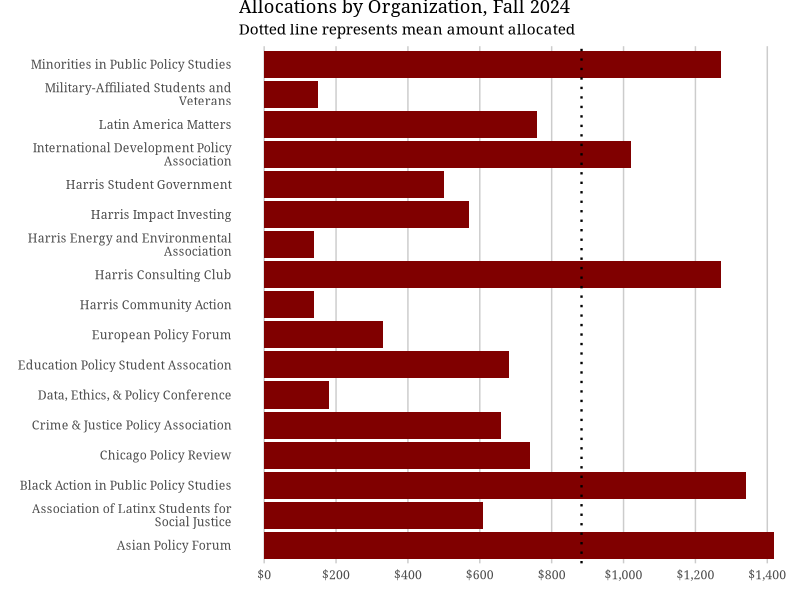
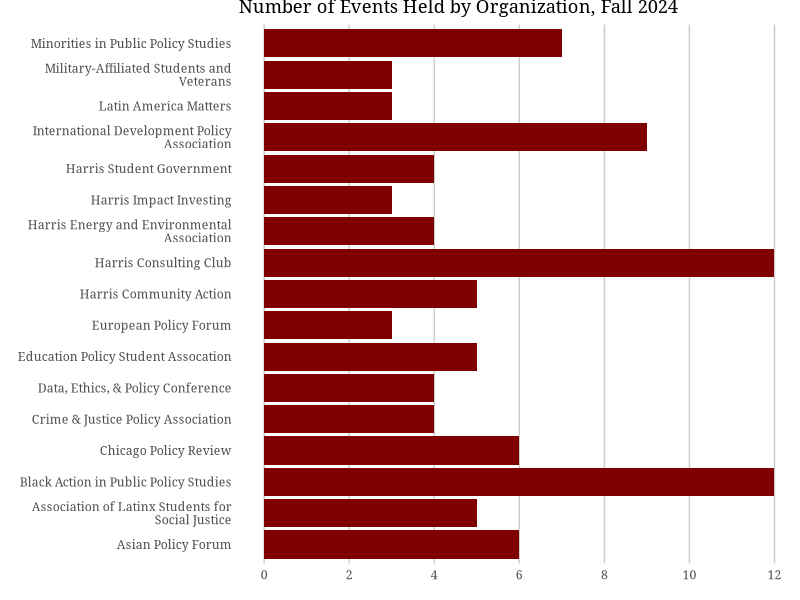
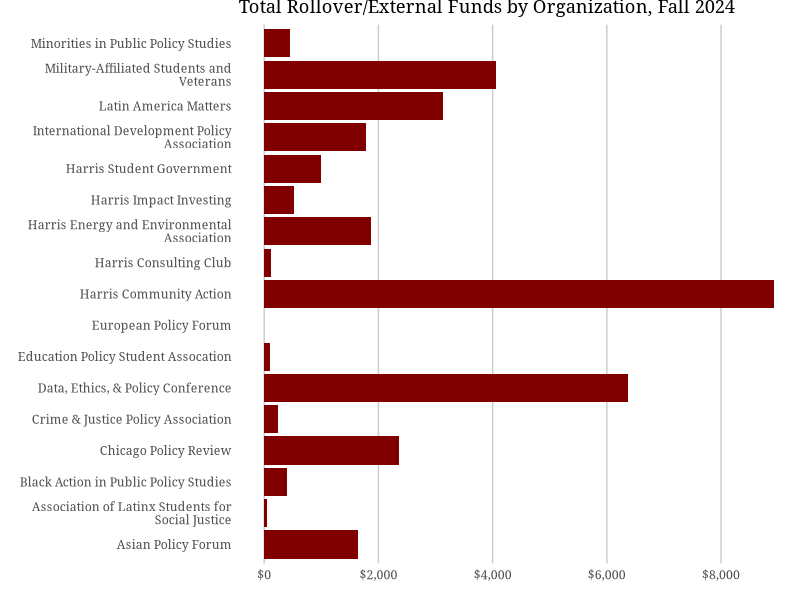
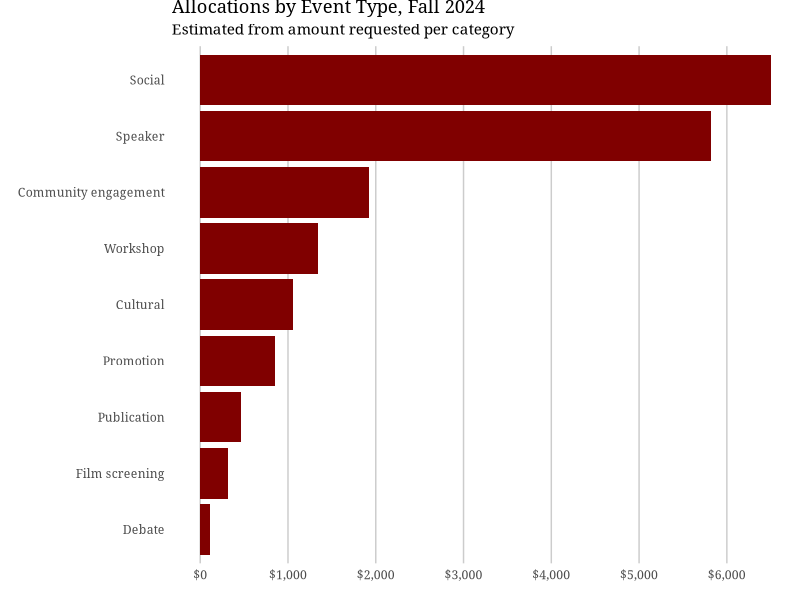
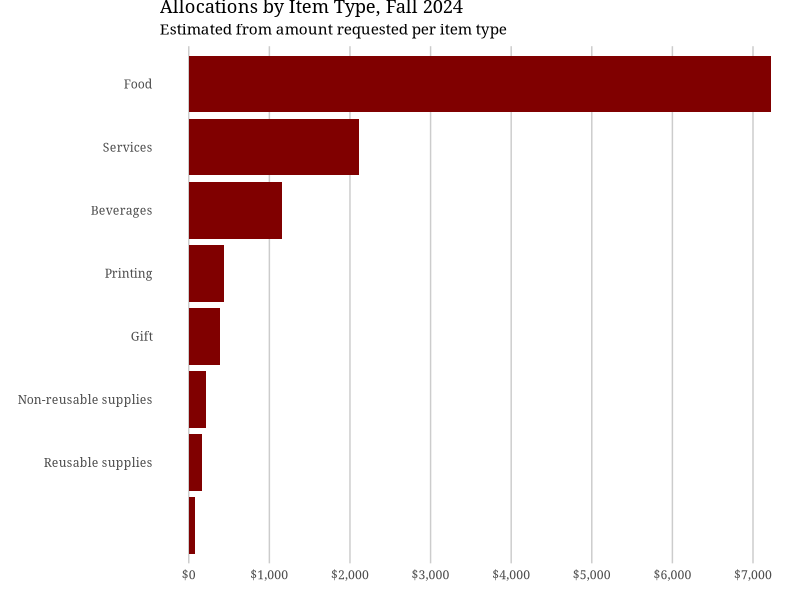

These figures' R source, in order:
## ---- chunk 1
knitr::opts_chunk$set(echo = F, warning = F,message = F)
library(tidyverse)
## ---- chunk 2
df = read.csv("2024.csv")
hours = read.csv("hours.csv")

df <- df %>%
  group_by(org) %>%
  mutate(
    totalrequested=sum(amount),
    org=str_wrap(org,40)
  )

style <- function(p,dist=200,dollars=T) {
  p <- p  +
    xlab("") +
    ylab("") +
    coord_flip() +
    theme_classic() +
    theme(
      axis.line.y=element_blank(),
      axis.ticks.y=element_blank(),
      axis.line.x=element_blank(),
      axis.ticks.x=element_blank(),
      panel.grid.major.x=element_line(color="gray80"),
      plot.margin=unit(c(0,0,0,0), "pt"),
      text = element_text(family = "Georgia")
    )
  
  if (dollars) {
    p <- p +
    scale_y_continuous(
      breaks = seq(0,10000,by=dist),
      labels = scales::dollar_format()
    )
  }

  return(p)
}
## ---- chunk 3
p <- df %>%
  group_by(org) %>%
  summarize(total=mean(totalreceived)) %>%
  ggplot(aes(org,total)) +
  geom_bar(stat="identity",show.legend=F,fill="#800000") +
  labs(
    title="Allocations by Organization, Fall 2024",
    subtitle="Dotted line represents mean amount allocated"
  ) +
  geom_hline(
    yintercept=mean(df$totalreceived),
    linetype="dotted",
    size=.8
  )

style(p)
## ---- chunk 4
p <- df %>%
  group_by(org) %>%
  summarize(total=mean(nevents)) %>%
  ggplot(aes(org,total)) +
  geom_bar(stat="identity",show.legend=F,fill="#800000") +
  labs(title="Number of Events Held by Organization, Fall 2024")

style(p,dollars=F) +
  scale_y_continuous(breaks=seq(0,20,2))
## ---- chunk 5
p <- df %>%
  group_by(org) %>%
  summarize(rollover=mean(totalrollover)) %>%
  ggplot(aes(org,rollover)) +
  geom_bar(stat="identity",show.legend=F,fill="#800000") +
  labs(title="Total Rollover/External Funds by Organization, Fall 2024")
  
style(p,2000)
## ---- chunk 6
p <- df %>%
  group_by(org,category) %>%
  summarize(
    # scale the amount requested by total received + 20% of total rollover
    adjusted=sum(amount)/mean(totalrequested)*(max(totalreceived)+.2*max(totalrollover))
  ) %>%
  group_by(category) %>%
  summarize(adjusted=round(sum(adjusted))) %>%
  filter(!is.na(adjusted)) %>%
  mutate(
    category=fct_reorder(str_to_sentence(category), adjusted)
  ) %>%
  ggplot(aes(category,adjusted)) +
  geom_bar(stat="identity",show.legend=F,fill="#800000") +
  labs(title="Allocations by Event Type, Fall 2024",
       subtitle="Estimated from amount requested per category")

style(p,dist=1000)
## ---- chunk 7
p <- df %>%
  group_by(org,type) %>%
  summarize(
    # scale the amount requested by 
    adjusted=sum(amount)/mean(totalrequested)*mean(totalreceived)
  ) %>%
  group_by(type) %>%
  summarize(adjusted=round(sum(adjusted))) %>%
  filter(!is.na(adjusted)) %>%
  mutate(
    type=fct_reorder(str_to_sentence(type), adjusted)
  ) %>%
  ggplot(aes(type,adjusted)) +
  geom_bar(stat="identity",show.legend=F,fill="#800000") +
  labs(title="Allocations by Item Type, Fall 2024",
       subtitle="Estimated from amount requested per item type")

style(p,dist=1000)
